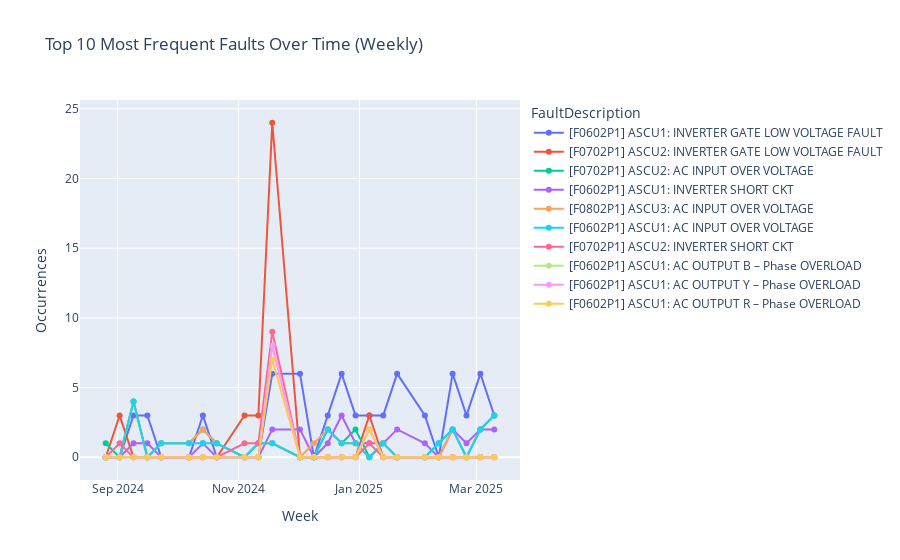

Notebook source saved alongside this figure:
### Markdown cell above
## Interactive Plot

### Code cell
import plotly.express as px

sorted_columns = top10.sum().sort_values(ascending=False).index
fig = px.line(
    top10[sorted_columns],
    markers=True,
    title="Top 10 Most Frequent Faults Over Time (Weekly)",
)
fig.update_layout(xaxis_title="Week", yaxis_title="Occurrences")
fig.show()

### Figure 1 — Plotly figure (JSON) as saved in the notebook; plotly's stock layout.template omitted (floating-point values rounded to 4 significant figures)
{"data": [{"hovertemplate": "FaultDescription=[F0602P1] ASCU1: INVERTER GATE LOW VOLTAGE FAULT<br>Week=%{x}<br>value=%{y}<extra></extra>", "legendgroup": "[F0602P1] ASCU1: INVERTER GATE LOW VOLTAGE FAULT", "line": {"color": "#636efa", "dash": "solid"}, "marker": {"symbol": "circle"}, "mode": "lines+markers", "name": "[F0602P1] ASCU1: INVERTER GATE LOW VOLTAGE FAULT", "orientation": "v", "showlegend": true, "type": "scatter", "x": ["2024-08-26T00:00:00", "2024-09-02T00:00:00", "2024-09-09T00:00:00", "2024-09-16T00:00:00", "2024-09-23T00:00:00", "2024-10-07T00:00:00", "2024-10-14T00:00:00", "2024-10-21T00:00:00", "2024-11-04T00:00:00", "2024-11-11T00:00:00", "2024-11-18T00:00:00", "2024-12-02T00:00:00", "2024-12-09T00:00:00", "2024-12-16T00:00:00", "2024-12-23T00:00:00", "2024-12-30T00:00:00", "2025-01-06T00:00:00", "2025-01-13T00:00:00", "2025-01-20T00:00:00", "2025-02-03T00:00:00", "2025-02-10T00:00:00", "2025-02-17T00:00:00", "2025-02-24T00:00:00", "2025-03-03T00:00:00", "2025-03-10T00:00:00"], "xaxis": "x", "y": [0.0, 0.0, 3.0, 3.0, 0.0, 0.0, 3.0, 0.0, 0.0, 0.0, 6.0, 6.0, 0.0, 3.0, 6.0, 3.0, 3.0, 3.0, 6.0, 3.0, 0.0, 6.0, 3.0, 6.0, 3.0], "yaxis": "y"}, {"hovertemplate": "FaultDescription=[F0702P1] ASCU2: INVERTER GATE LOW VOLTAGE FAULT<br>Week=%{x}<br>value=%{y}<extra></extra>", "legendgroup": "[F0702P1] ASCU2: INVERTER GATE LOW VOLTAGE FAULT", "line": {"color": "#EF553B", "dash": "solid"}, "marker": {"symbol": "circle"}, "mode": "lines+markers", "name": "[F0702P1] ASCU2: INVERTER GATE LOW VOLTAGE FAULT", "orientation": "v", "showlegend": true, "type": "scatter", "x": ["2024-08-26T00:00:00", "2024-09-02T00:00:00", "2024-09-09T00:00:00", "2024-09-16T00:00:00", "2024-09-23T00:00:00", "2024-10-07T00:00:00", "2024-10-14T00:00:00", "2024-10-21T00:00:00", "2024-11-04T00:00:00", "2024-11-11T00:00:00", "2024-11-18T00:00:00", "2024-12-02T00:00:00", "2024-12-09T00:00:00", "2024-12-16T00:00:00", "2024-12-23T00:00:00", "2024-12-30T00:00:00", "2025-01-06T00:00:00", "2025-01-13T00:00:00", "2025-01-20T00:00:00", "2025-02-03T00:00:00", "2025-02-10T00:00:00", "2025-02-17T00:00:00", "2025-02-24T00:00:00", "2025-03-03T00:00:00", "2025-03-10T00:00:00"], "xaxis": "x", "y": [0.0, 3.0, 0.0, 0.0, 0.0, 0.0, 0.0, 0.0, 3.0, 3.0, 24.0, 0.0, 0.0, 0.0, 0.0, 0.0, 3.0, 0.0, 0.0, 0.0, 0.0, 0.0, 0.0, 0.0, 0.0], "yaxis": "y"}, {"hovertemplate": "FaultDescription=[F0702P1] ASCU2: AC INPUT OVER VOLTAGE<br>Week=%{x}<br>value=%{y}<extra></extra>", "legendgroup": "[F0702P1] ASCU2: AC INPUT OVER VOLTAGE", "line": {"color": "#00cc96", "dash": "solid"}, "marker": {"symbol": "circle"}, "mode": "lines+markers", "name": "[F0702P1] ASCU2: AC INPUT OVER VOLTAGE", "orientation": "v", "showlegend": true, "type": "scatter", "x": ["2024-08-26T00:00:00", "2024-09-02T00:00:00", "2024-09-09T00:00:00", "2024-09-16T00:00:00", "2024-09-23T00:00:00", "2024-10-07T00:00:00", "2024-10-14T00:00:00", "2024-10-21T00:00:00", "2024-11-04T00:00:00", "2024-11-11T00:00:00", "2024-11-18T00:00:00", "2024-12-02T00:00:00", "2024-12-09T00:00:00", "2024-12-16T00:00:00", "2024-12-23T00:00:00", "2024-12-30T00:00:00", "2025-01-06T00:00:00", "2025-01-13T00:00:00", "2025-01-20T00:00:00", "2025-02-03T00:00:00", "2025-02-10T00:00:00", "2025-02-17T00:00:00", "2025-02-24T00:00:00", "2025-03-03T00:00:00", "2025-03-10T00:00:00"], "xaxis": "x", "y": [1.0, 0.0, 4.0, 0.0, 1.0, 1.0, 2.0, 1.0, 0.0, 1.0, 1.0, 0.0, 0.0, 2.0, 1.0, 2.0, 0.0, 1.0, 0.0, 0.0, 1.0, 2.0, 0.0, 2.0, 3.0], "yaxis": "y"}, {"hovertemplate": "FaultDescription=[F0602P1] ASCU1: INVERTER SHORT CKT<br>Week=%{x}<br>value=%{y}<extra></extra>", "legendgroup": "[F0602P1] ASCU1: INVERTER SHORT CKT", "line": {"color": "#ab63fa", "dash": "solid"}, "marker": {"symbol": "circle"}, "mode": "lines+markers", "name": "[F0602P1] ASCU1: INVERTER SHORT CKT", "orientation": "v", "showlegend": true, "type": "scatter", "x": ["2024-08-26T00:00:00", "2024-09-02T00:00:00", "2024-09-09T00:00:00", "2024-09-16T00:00:00", "2024-09-23T00:00:00", "2024-10-07T00:00:00", "2024-10-14T00:00:00", "2024-10-21T00:00:00", "2024-11-04T00:00:00", "2024-11-11T00:00:00", "2024-11-18T00:00:00", "2024-12-02T00:00:00", "2024-12-09T00:00:00", "2024-12-16T00:00:00", "2024-12-23T00:00:00", "2024-12-30T00:00:00", "2025-01-06T00:00:00", "2025-01-13T00:00:00", "2025-01-20T00:00:00", "2025-02-03T00:00:00", "2025-02-10T00:00:00", "2025-02-17T00:00:00", "2025-02-24T00:00:00", "2025-03-03T00:00:00", "2025-03-10T00:00:00"], "xaxis": "x", "y": [0.0, 0.0, 1.0, 1.0, 0.0, 0.0, 1.0, 0.0, 0.0, 0.0, 2.0, 2.0, 0.0, 1.0, 3.0, 1.0, 1.0, 1.0, 2.0, 1.0, 0.0, 2.0, 1.0, 2.0, 2.0], "yaxis": "y"}, {"hovertemplate": "FaultDescription=[F0802P1] ASCU3: AC INPUT OVER VOLTAGE<br>Week=%{x}<br>value=%{y}<extra></extra>", "legendgroup": "[F0802P1] ASCU3: AC INPUT OVER VOLTAGE", "line": {"color": "#FFA15A", "dash": "solid"}, "marker": {"symbol": "circle"}, "mode": "lines+markers", "name": "[F0802P1] ASCU3: AC INPUT OVER VOLTAGE", "orientation": "v", "showlegend": true, "type": "scatter", "x": ["2024-08-26T00:00:00", "2024-09-02T00:00:00", "2024-09-09T00:00:00", "2024-09-16T00:00:00", "2024-09-23T00:00:00", "2024-10-07T00:00:00", "2024-10-14T00:00:00", "2024-10-21T00:00:00", "2024-11-04T00:00:00", "2024-11-11T00:00:00", "2024-11-18T00:00:00", "2024-12-02T00:00:00", "2024-12-09T00:00:00", "2024-12-16T00:00:00", "2024-12-23T00:00:00", "2024-12-30T00:00:00", "2025-01-06T00:00:00", "2025-01-13T00:00:00", "2025-01-20T00:00:00", "2025-02-03T00:00:00", "2025-02-10T00:00:00", "2025-02-17T00:00:00", "2025-02-24T00:00:00", "2025-03-03T00:00:00", "2025-03-10T00:00:00"], "xaxis": "x", "y": [0.0, 0.0, 4.0, 0.0, 1.0, 1.0, 2.0, 1.0, 0.0, 1.0, 1.0, 0.0, 1.0, 2.0, 1.0, 1.0, 0.0, 1.0, 0.0, 0.0, 0.0, 2.0, 0.0, 2.0, 3.0], "yaxis": "y"}, {"hovertemplate": "FaultDescription=[F0602P1] ASCU1: AC INPUT OVER VOLTAGE<br>Week=%{x}<br>value=%{y}<extra></extra>", "legendgroup": "[F0602P1] ASCU1: AC INPUT OVER VOLTAGE", "line": {"color": "#19d3f3", "dash": "solid"}, "marker": {"symbol": "circle"}, "mode": "lines+markers", "name": "[F0602P1] ASCU1: AC INPUT OVER VOLTAGE", "orientation": "v", "showlegend": true, "type": "scatter", "x": ["2024-08-26T00:00:00", "2024-09-02T00:00:00", "2024-09-09T00:00:00", "2024-09-16T00:00:00", "2024-09-23T00:00:00", "2024-10-07T00:00:00", "2024-10-14T00:00:00", "2024-10-21T00:00:00", "2024-11-04T00:00:00", "2024-11-11T00:00:00", "2024-11-18T00:00:00", "2024-12-02T00:00:00", "2024-12-09T00:00:00", "2024-12-16T00:00:00", "2024-12-23T00:00:00", "2024-12-30T00:00:00", "2025-01-06T00:00:00", "2025-01-13T00:00:00", "2025-01-20T00:00:00", "2025-02-03T00:00:00", "2025-02-10T00:00:00", "2025-02-17T00:00:00", "2025-02-24T00:00:00", "2025-03-03T00:00:00", "2025-03-10T00:00:00"], "xaxis": "x", "y": [0.0, 0.0, 4.0, 0.0, 1.0, 1.0, 1.0, 1.0, 0.0, 1.0, 1.0, 0.0, 0.0, 2.0, 1.0, 1.0, 0.0, 1.0, 0.0, 0.0, 1.0, 2.0, 0.0, 2.0, 3.0], "yaxis": "y"}, {"hovertemplate": "FaultDescription=[F0702P1] ASCU2: INVERTER SHORT CKT<br>Week=%{x}<br>value=%{y}<extra></extra>", "legendgroup": "[F0702P1] ASCU2: INVERTER SHORT CKT", "line": {"color": "#FF6692", "dash": "solid"}, "marker": {"symbol": "circle"}, "mode": "lines+markers", "name": "[F0702P1] ASCU2: INVERTER SHORT CKT", "orientation": "v", "showlegend": true, "type": "scatter", "x": ["2024-08-26T00:00:00", "2024-09-02T00:00:00", "2024-09-09T00:00:00", "2024-09-16T00:00:00", "2024-09-23T00:00:00", "2024-10-07T00:00:00", "2024-10-14T00:00:00", "2024-10-21T00:00:00", "2024-11-04T00:00:00", "2024-11-11T00:00:00", "2024-11-18T00:00:00", "2024-12-02T00:00:00", "2024-12-09T00:00:00", "2024-12-16T00:00:00", "2024-12-23T00:00:00", "2024-12-30T00:00:00", "2025-01-06T00:00:00", "2025-01-13T00:00:00", "2025-01-20T00:00:00", "2025-02-03T00:00:00", "2025-02-10T00:00:00", "2025-02-17T00:00:00", "2025-02-24T00:00:00", "2025-03-03T00:00:00", "2025-03-10T00:00:00"], "xaxis": "x", "y": [0.0, 1.0, 0.0, 0.0, 0.0, 0.0, 0.0, 0.0, 1.0, 1.0, 9.0, 0.0, 0.0, 0.0, 0.0, 0.0, 1.0, 0.0, 0.0, 0.0, 0.0, 0.0, 0.0, 0.0, 0.0], "yaxis": "y"}, {"hovertemplate": "FaultDescription=[F0602P1] ASCU1: AC OUTPUT B – Phase OVERLOAD<br>Week=%{x}<br>value=%{y}<extra></extra>", "legendgroup": "[F0602P1] ASCU1: AC OUTPUT B – Phase OVERLOAD", "line": {"color": "#B6E880", "dash": "solid"}, "marker": {"symbol": "circle"}, "mode": "lines+markers", "name": "[F0602P1] ASCU1: AC OUTPUT B – Phase OVERLOAD", "orientation": "v", "showlegend": true, "type": "scatter", "x": ["2024-08-26T00:00:00", "2024-09-02T00:00:00", "2024-09-09T00:00:00", "2024-09-16T00:00:00", "2024-09-23T00:00:00", "2024-10-07T00:00:00", "2024-10-14T00:00:00", "2024-10-21T00:00:00", "2024-11-04T00:00:00", "2024-11-11T00:00:00", "2024-11-18T00:00:00", "2024-12-02T00:00:00", "2024-12-09T00:00:00", "2024-12-16T00:00:00", "2024-12-23T00:00:00", "2024-12-30T00:00:00", "2025-01-06T00:00:00", "2025-01-13T00:00:00", "2025-01-20T00:00:00", "2025-02-03T00:00:00", "2025-02-10T00:00:00", "2025-02-17T00:00:00", "2025-02-24T00:00:00", "2025-03-03T00:00:00", "2025-03-10T00:00:00"], "xaxis": "x", "y": [0.0, 0.0, 0.0, 0.0, 0.0, 0.0, 0.0, 0.0, 0.0, 0.0, 8.0, 0.0, 0.0, 0.0, 0.0, 0.0, 2.0, 0.0, 0.0, 0.0, 0.0, 0.0, 0.0, 0.0, 0.0], "yaxis": "y"}, {"hovertemplate": "FaultDescription=[F0602P1] ASCU1: AC OUTPUT Y – Phase OVERLOAD<br>Week=%{x}<br>value=%{y}<extra></extra>", "legendgroup": "[F0602P1] ASCU1: AC OUTPUT Y – Phase OVERLOAD", "line": {"color": "#FF97FF", "dash": "solid"}, "marker": {"symbol": "circle"}, "mode": "lines+markers", "name": "[F0602P1] ASCU1: AC OUTPUT Y – Phase OVERLOAD", "orientation": "v", "showlegend": true, "type": "scatter", "x": ["2024-08-26T00:00:00", "2024-09-02T00:00:00", "2024-09-09T00:00:00", "2024-09-16T00:00:00", "2024-09-23T00:00:00", "2024-10-07T00:00:00", "2024-10-14T00:00:00", "2024-10-21T00:00:00", "2024-11-04T00:00:00", "2024-11-11T00:00:00", "2024-11-18T00:00:00", "2024-12-02T00:00:00", "2024-12-09T00:00:00", "2024-12-16T00:00:00", "2024-12-23T00:00:00", "2024-12-30T00:00:00", "2025-01-06T00:00:00", "2025-01-13T00:00:00", "2025-01-20T00:00:00", "2025-02-03T00:00:00", "2025-02-10T00:00:00", "2025-02-17T00:00:00", "2025-02-24T00:00:00", "2025-03-03T00:00:00", "2025-03-10T00:00:00"], "xaxis": "x", "y": [0.0, 0.0, 0.0, 0.0, 0.0, 0.0, 0.0, 0.0, 0.0, 0.0, 8.0, 0.0, 0.0, 0.0, 0.0, 0.0, 2.0, 0.0, 0.0, 0.0, 0.0, 0.0, 0.0, 0.0, 0.0], "yaxis": "y"}, {"hovertemplate": "FaultDescription=[F0602P1] ASCU1: AC OUTPUT R – Phase OVERLOAD<br>Week=%{x}<br>value=%{y}<extra></extra>", "legendgroup": "[F0602P1] ASCU1: AC OUTPUT R – Phase OVERLOAD", "line": {"color": "#FECB52", "dash": "solid"}, "marker": {"symbol": "circle"}, "mode": "lines+markers", "name": "[F0602P1] ASCU1: AC OUTPUT R – Phase OVERLOAD", "orientation": "v", "showlegend": true, "type": "scatter", "x": ["2024-08-26T00:00:00", "2024-09-02T00:00:00", "2024-09-09T00:00:00", "2024-09-16T00:00:00", "2024-09-23T00:00:00", "2024-10-07T00:00:00", "2024-10-14T00:00:00", "2024-10-21T00:00:00", "2024-11-04T00:00:00", "2024-11-11T00:00:00", "2024-11-18T00:00:00", "2024-12-02T00:00:00", "2024-12-09T00:00:00", "2024-12-16T00:00:00", "2024-12-23T00:00:00", "2024-12-30T00:00:00", "2025-01-06T00:00:00", "2025-01-13T00:00:00", "2025-01-20T00:00:00", "2025-02-03T00:00:00", "2025-02-10T00:00:00", "2025-02-17T00:00:00", "2025-02-24T00:00:00", "2025-03-03T00:00:00", "2025-03-10T00:00:00"], "xaxis": "x", "y": [0.0, 0.0, 0.0, 0.0, 0.0, 0.0, 0.0, 0.0, 0.0, 0.0, 7.0, 0.0, 0.0, 0.0, 0.0, 0.0, 2.0, 0.0, 0.0, 0.0, 0.0, 0.0, 0.0, 0.0, 0.0], "yaxis": "y"}], "layout": {"legend": {"title": {"text": "FaultDescription"}, "tracegroupgap": 0}, "title": {"text": "Top 10 Most Frequent Faults Over Time (Weekly)"}, "xaxis": {"anchor": "y", "domain": [0, 1], "title": {"text": "Week"}}, "yaxis": {"anchor": "x", "domain": [0, 1], "title": {"text": "Occurrences"}}}}
